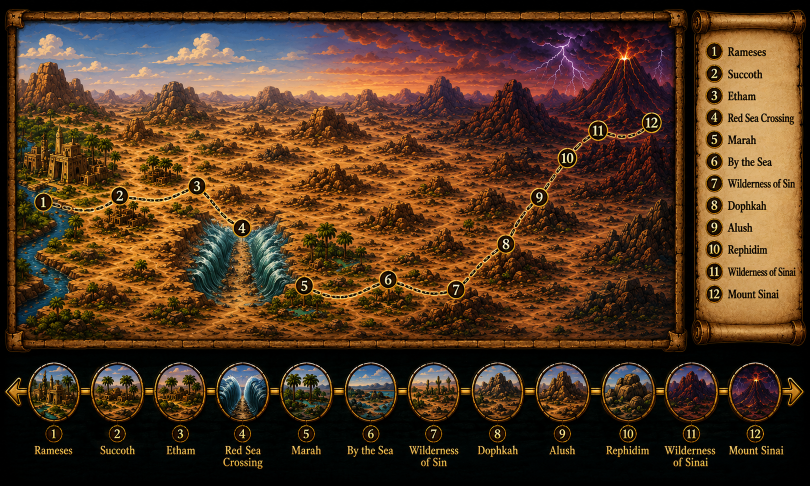
#> input picture assets/game_map.png, 1619 x 971 px, found by its file name (shown at 1/2 size)
$ python import-map-ribbon.py
#> lines starting #> are read from the running program, lines starting #| are printed output that depends on the picture; after the words box and inside, x2 and y2 are one past the last pixel; in counts of white or black regions, pixels touching at a corner belong together
"""
Slice the twelve camp medallions out of the delivered map into one sprite sheet.

The map art carries a ribbon of oval medallions along its bottom edge, one per
camp. The game needs them individually so the ribbon can mark which camps the
household has actually reached — so they are cut out and laid into a single
horizontal strip, which the interface then windows with `background-position`.
One request instead of twelve.

The columns are found rather than hardcoded: the medallions sit on a black
backing, so a column carrying any non-black content in the ribbon band is part of
one. That also means this still works if the art is redelivered at a different
size or spacing.

Only the medallions are taken. The framed map above them is deliberately not
shipped: its numbered route runs Rameses to Mount Sinai in twelve stops and has no
Pi-hahiroth and no Elim, both of which are recorded camps (Numbers 33:7 and 33:9).
Presenting it in the Codex would show a route that drops two camps the text names,
next to a game that walks all of them — so the ribbon carries the itinerary and the
drawn map does not.

Usage:  python scripts/import-map-ribbon.py
"""

from PIL import Image, ImageDraw

SOURCE = "assets/game_map.png"
SHEET_OUT = "public/art/map-ribbon.webp"

# The ribbon band, below the framed map and above the printed labels.
BAND_TOP, BAND_BOTTOM = 722, 845
# Height each medallion is normalised to in the sheet.
CELL = 96

"""
Medallions built from leg artwork rather than delivered on the map.

The rule these follow, and it is worth keeping: the source panorama must actually
*depict the place*, not merely resemble it. Leg 7 runs Elim to the Red Sea and its
left end is painted as Elim — palms and standing water — so an Elim medallion cut
from there is a picture of Elim. Pi-hahiroth has no such source and is deliberately
left undrawn rather than filled with a generic shoreline.

Each entry is (source webp, crop box, why it is legitimate).
"""
DERIVED = [
    (
        "public/art/leg-07-red-sea.webp",
        (40, 0, 355, 360),
        "the Elim end of the Elim-to-the-Red-Sea panorama",
    ),
]


def medallion_columns(px, width):
    """
    Every run of columns in the ribbon band carrying non-black content, minus the
    scroll arrows at either end.

    The arrows light up the same way a medallion does but are roughly a third the
    width, so runs are filtered against the median rather than dropped by index —
    which keeps this working if the art is redelivered without them.
    """
    runs, start = [], None
    for x in range(width):
        lit = sum(1 for y in range(BAND_TOP, BAND_BOTTOM, 3) if sum(px[x, y]) > 120)
        if lit > 3 and start is None:
            start = x
        elif lit <= 3 and start is not None:
            if x - start > 30:
                runs.append((start, x))
            start = None
    if start is not None:
        runs.append((start, width))

    if not runs:
        return runs
    widths = sorted(b - a for a, b in runs)
    median = widths[len(widths) // 2]
    return [(a, b) for a, b in runs if (b - a) >= median * 0.6]


def main():
    im = Image.open(SOURCE).convert("RGB")
#> im is the input picture: PIL image 1619x971 RGB; mean R, G, B 82.7, 55.9, 33.5
    width, _ = im.size
#> width = 1619
    px = im.load()

    columns = medallion_columns(px, width)
#> columns = [(57, 159), (182, 287), (309, 411), (433, 538), (561, 664), (690, 793), (816, 918), (944, 1046), (1072, 1179), (1204, 1309), (1331, 1436), (1458, 1562)]
    if len(columns) != 12:
        raise SystemExit(f"expected 12 medallions on the map, found {len(columns)}")

    cells = []
    for left, right in columns:
        cell = im.crop((left, BAND_TOP, right, BAND_BOTTOM))
        scale = CELL / cell.size[1]
        cells.append(cell.resize((round(cell.size[0] * scale), CELL), Image.LANCZOS))
#> this loop made 12 passes
#> pass 1, in main, `cell = im.crop((left, BAND_TOP, right, BAND_BOTTOM))`:
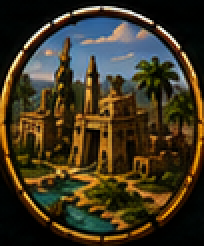
#> cell: PIL image 102x123 RGB (shown 2 times larger); mean R, G, B 62.9, 53.3, 32.9
#> pass 2, in main, `cell = im.crop((left, BAND_TOP, right, BAND_BOTTOM))`:
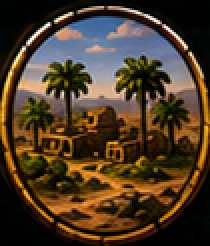
#> cell: PIL image 105x123 RGB (shown 2 times larger); mean R, G, B 76.1, 58.3, 36.7
#> pass 3, in main, `cell = im.crop((left, BAND_TOP, right, BAND_BOTTOM))`:
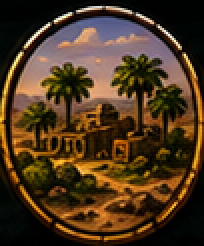
#> cell: PIL image 102x123 RGB (shown 2 times larger); mean R, G, B 76.5, 54.3, 29.5
#> after the loop:
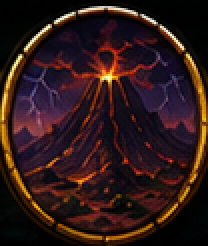
#> cell: PIL image 104x123 RGB (shown 2 times larger); mean R, G, B 46.9, 25.2, 23.8
#> after the loop, cells = 12 items

    # Medallions composited from leg art, reusing a delivered gold ring so they sit
    # beside the painted ones without looking bolted on.
    ring = im.crop((columns[0][0], BAND_TOP, columns[0][1], BAND_BOTTOM))
    ring = ring.resize((round(ring.size[0] * CELL / ring.size[1]), CELL), Image.LANCZOS)
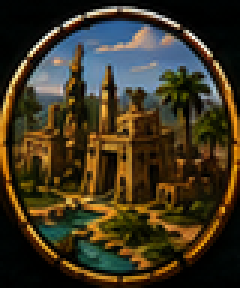
#> ring: PIL image 80x96 RGB (shown 3 times larger); mean R, G, B 63, 53.4, 33.1
    inner = Image.new("L", ring.size, 0)
#> inner: PIL image 80x96 L; every value is 0
    # An ellipse inset from the ring, so the gold edge itself is never overwritten.
    ImageDraw.Draw(inner).ellipse(
        (9, 9, ring.size[0] - 9, ring.size[1] - 9), fill=255
    )
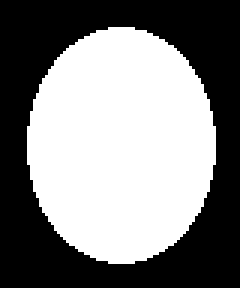
#> inner: PIL image 80x96 L (shown 3 times larger); 50.7% white; 1 black region, box (x1, y1, x2, y2) and area: (0, 0, 80, 96) 3783
    for source, box, _why in DERIVED:
#> (the run stopped early here; a loop or call above may not have finished)
